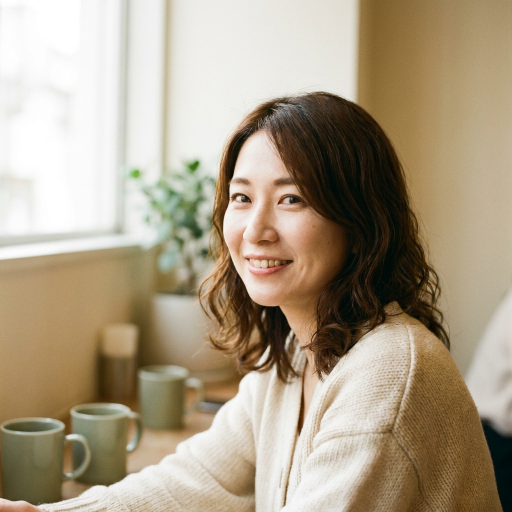
#> input picture lp/assets/sections/voice_01.png, 1024 x 1024 px, found by its file name (shown at 1/2 size)
$ python compress_sections.py
#> lines starting #> are read from the running program, lines starting #| are printed output that depends on the picture
from pathlib import Path
from PIL import Image

SRC_DIR = Path(r"C:/Users/ooxmi/Downloads/revirall-meta-ads-automation/lp/assets/sections")
OUT_DIR = Path(r"C:/Users/ooxmi/Downloads/revirall-meta-ads-automation/lp/assets")

# target: (final WxH, webp target KB)
JOBS = {
    "voice_01.png":  ((512, 512),  40),
    "voice_02.png":  ((512, 512),  40),
    "voice_03.png":  ((512, 512),  40),
    "voice_04.png":  ((512, 512),  40),
    "empathy_scene.png":   ((1200, 960), 120),
    "step_01_line.png":    ((640, 640),  55),
    "step_02_note.png":    ((640, 640),  55),
    "step_03_laptop.png":  ((640, 640),  55),
    "compare_before_after.png": ((1280, 720), 110),
}


def save_pair(img: Image.Image, stem: str, target_kb: int) -> None:
    # WebP
    for q in range(88, 45, -4):
        wp = OUT_DIR / f"{stem}.webp"
        img.save(wp, "WEBP", quality=q, method=6)
        if wp.stat().st_size / 1024 <= target_kb:
            break
    # JPEG fallback
    for q in range(90, 45, -4):
        jp = OUT_DIR / f"{stem}.jpg"
        img.save(jp, "JPEG", quality=q, optimize=True, progressive=True, subsampling=1)
        if jp.stat().st_size / 1024 <= target_kb * 2:
            break
    print(f"  {stem}: webp={wp.stat().st_size//1024}KB jpg={jp.stat().st_size//1024}KB")


for src_name, (size, kb) in JOBS.items():
    p = SRC_DIR / src_name
    im = Image.open(p).convert("RGB")
#> im is the input picture: PIL image 1024x1024 RGB; mean R, G, B 171.2, 157.1, 134.8
    if im.size != size:
        im = im.resize(size, Image.LANCZOS)
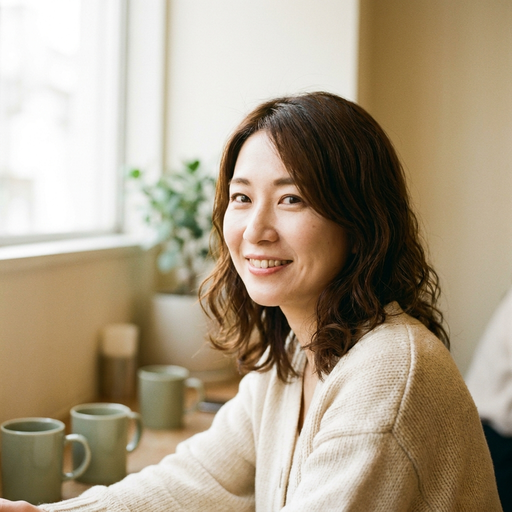
#> im: PIL image 512x512 RGB; mean R, G, B 171.2, 157.1, 134.8
    stem = src_name.rsplit(".", 1)[0]
    save_pair(im, stem, kb)
#> (the run stopped early here; a loop or call above may not have finished)
